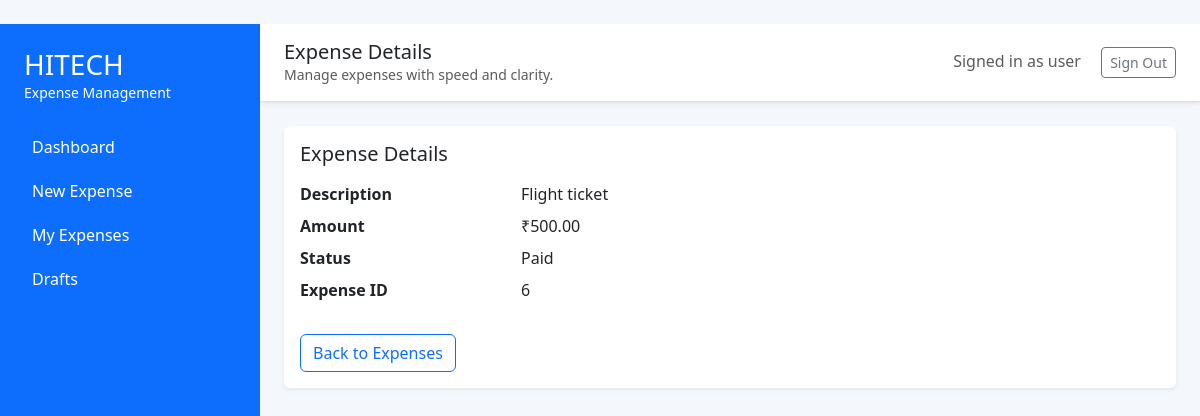
/expense/6 (signed in), run on the app's committed database.
### src/models/database.py (models this page shows)
class Expense(Base):
    __tablename__ = 'expenses'
    id = Column(Integer, primary_key=True)
    user_id = Column(Integer, ForeignKey('users.id'), nullable=False)
    amount = Column(Float, nullable=False)
    description = Column(String, nullable=False)
    status = Column(String, default='Pending')

### src/views/expenses_view.py (the view)
@expenses_view.route('/expense/<int:expense_id>')
def view_expense(expense_id):
    if 'user_id' not in session:
        flash('Please log in to continue.', 'warning')
        return redirect(url_for('auth.login'))
    expense = db.get_expense(expense_id)
    if expense and expense.user_id == session['user_id']:
        return render_template('view_expense.html', expense=expense)
    else:
        flash('Expense not found', 'danger')
        return redirect(url_for('expenses_view.my_expenses'))

### src/main.py (called while the page is built)
@app.teardown_appcontext
def remove_session(exception=None):
    db_session.remove()

### src/models/database.py (called while the page is built)
    def get_expense(self, expense_id):
        return self.session.query(Expense).filter_by(id=expense_id).first()

### src/templates/view_expense.html (shortened to what this page needs)
﻿{% extends 'base.html' %}
{% block page_title %}Expense Details{% endblock %}
{% block content %}
<div class="card shadow-sm border-0">
  <div class="card-body">
    <h5 class="mb-3">Expense Details</h5>
    <dl class="row mb-4">
      <dt class="col-sm-3">Description</dt>
      <dd class="col-sm-9">{{ expense.description }}</dd>
      <dt class="col-sm-3">Amount</dt>
      <dd class="col-sm-9">₹{{ '{:.2f}'.format(expense.amount) }}</dd>
      <dt class="col-sm-3">Status</dt>
      <dd class="col-sm-9">{{ expense.status }}</dd>
      <dt class="col-sm-3">Expense ID</dt>
      <dd class="col-sm-9">{{ expense.id }}</dd>
    </dl>
    <a href="{{ url_for('expenses_view.my_expenses') }}" class="btn btn-outline-primary">Back to Expenses</a>
  </div>
</div>
{% endblock %}

### data on the page
Expense: description "Flight ticket", amount "500.00", status "Paid", id "6"

### other printed values
{{ session.get('role', 'user') }} "user"
